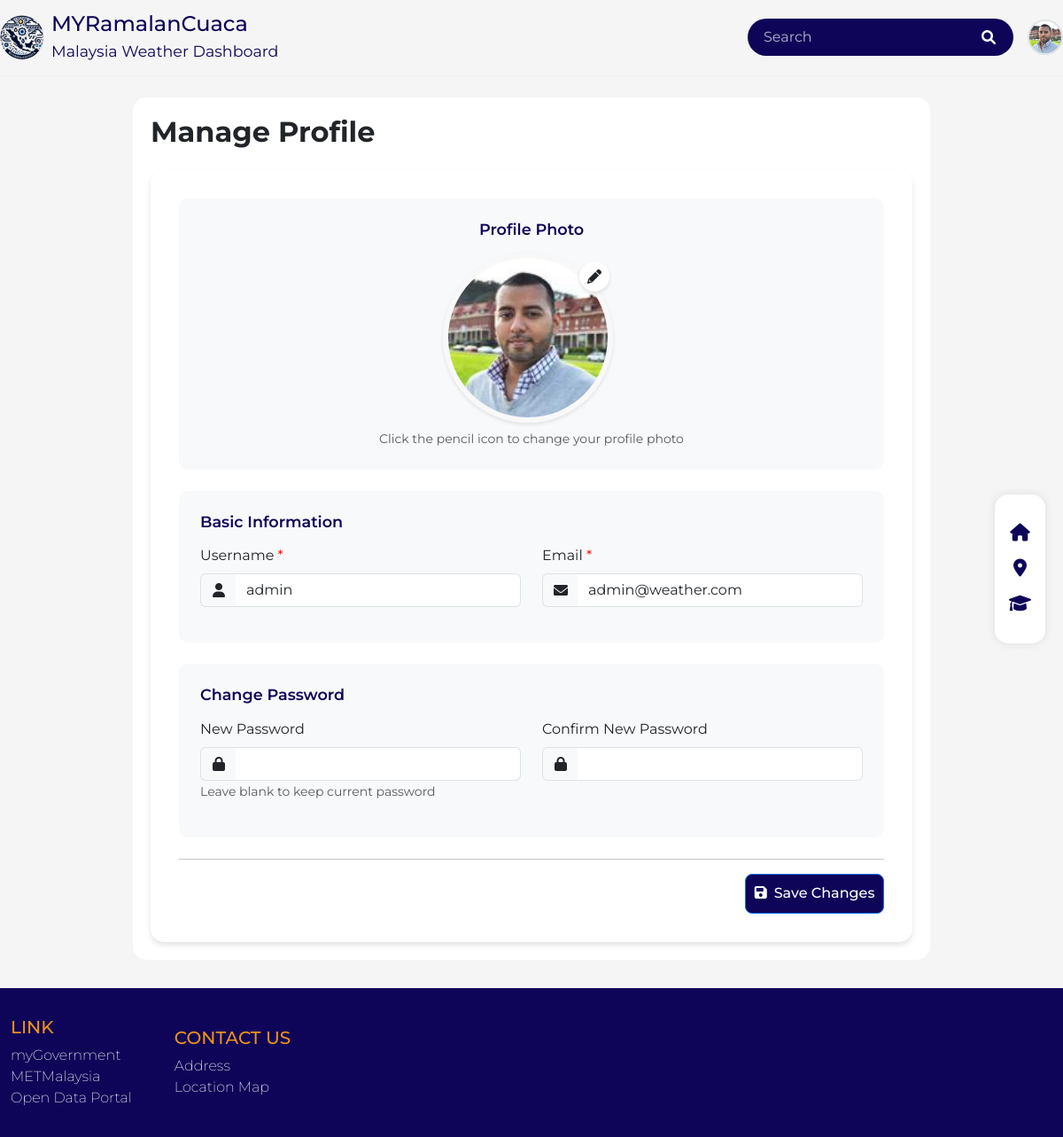
Page /manage_profile.php (signed in) on the committed database.
### tables this page shows
CREATE TABLE `users` (
  `id` int(11) NOT NULL,
  `username` varchar(50) NOT NULL,
  `email` varchar(100) NOT NULL,
  `password_hash` varchar(255) NOT NULL,
  `role` enum('user','admin') DEFAULT 'user',
  `profile_photo` varchar(255) DEFAULT NULL,
  `created_at` timestamp NOT NULL DEFAULT current_timestamp(),
  `updated_at` timestamp NOT NULL DEFAULT current_timestamp() ON UPDATE current_timestamp()
);

### manage_profile.php (the view, shortened to what this page needs)
<?php require('header.php') ?>
<?php
$conn = new mysqli('localhost', 'root', '', 'weather_app');
$user_id = $_SESSION['user_id'] ?? 0;
$sql = "SELECT * FROM users WHERE id = ?";
$stmt = $conn->prepare($sql);
$stmt->bind_param("i", $user_id);
$stmt->execute();
$result = $stmt->get_result();
$user = $result->fetch_assoc();
?>
<div class="main-content my-4">
    <div class="d-flex justify-content-between align-items-center mb-4">
        <h2 class="mb-0">Manage Profile</h2>
    </div>
    <div class="form-container">
        <form method="POST" action="" enctype="multipart/form-data">
            <div class="form-section text-center">
                <h3 class="form-section-title">Profile Photo</h3>
                <div class="avatar-upload">
                    <div class="avatar-edit">
                        <label for="imageUpload">
                            <i class="fas fa-pencil-alt"></i>
                        </label>
                    </div>
                    <div class="avatar-preview">
                        <div id="imagePreview" style="background-image: url('./admin/uploads/avatars/<?php echo $user['profile_photo'] ?: 'default-avatar.png'; ?>')"></div>
                    </div>
                </div>
                <small class="text-muted mt-2 d-block">Click the pencil icon to change your profile photo</small>
            </div>
            <div class="form-section">
                <h3 class="form-section-title">Basic Information</h3>
                <div class="row">
                    <div class="col-md-6 mb-3">
                        <label class="form-label required">Username</label>
                        <div class="input-group">
                            <span class="input-group-text">
                                <i class="fas fa-user"></i>
                            </span>
                            <input type="text" class="form-control" name="username" value="<?php echo htmlspecialchars($user['username']); ?>" required>
                        </div>
                    </div>
                    <div class="col-md-6 mb-3">
                        <label class="form-label required">Email</label>
                        <div class="input-group">
                            <span class="input-group-text">
                                <i class="fas fa-envelope"></i>
                            </span>
                            <input type="email" class="form-control" name="email" value="<?php echo htmlspecialchars($user['email']); ?>" required>
                        </div>
                    </div>
                </div>
            </div>
            <div class="form-section">
                <h3 class="form-section-title">Change Password</h3>
                <div class="row">
                    <div class="col-md-6 mb-3">
                        <label class="form-label">New Password</label>
                        <div class="input-group">
                            <span class="input-group-text">
                                <i class="fas fa-lock"></i>
                            </span>
                            <input type="password" class="form-control" name="password">
                        </div>
                        <small class="text-muted">Leave blank to keep current password</small>
                    </div>
                    <div class="col-md-6 mb-3">
                        <label class="form-label">Confirm New Password</label>
                        <div class="input-group">
                            <span class="input-group-text">
                                <i class="fas fa-lock"></i>
                            </span>
                            <input type="password" class="form-control" name="confirm_password">
                        </div>
                    </div>
                </div>
            </div>
            <div class="mt-4">
                <hr>
                <div class="d-flex justify-content-end gap-2">
                    <button type="submit" class="btn btn-primary btn-action">
                        <i class="fas fa-save me-2"></i>Save Changes
                    </button>
                </div>
            </div>
        </form>
    </div>
</div>
<?php require('footer.php') ?>

### template.css (style rules this page uses)
:root { --primary: #0f0558; --secondary: #0d47a1; }
body { font-family: Arial, sans-serif; background: #f5f5f5; }
.main-content { max-width: 1200px; margin: 0 auto; background: #fff; padding: 20px; border-radius: 15px; }
body { font-family: 'Montserrat', sans-serif; }
h2 { font-weight: 700; }

### login-modal.php (style rules this page uses)
.input-group-text { background-color: #f8f9fa; border-right: none; }
.form-control { border-left: none; }
.input-group-text i { width: 1rem; text-align: center; }
.btn-primary { padding: 0.6rem; font-weight: 500; border-radius: 8px; background-color: #0f0558; }

### manage_profile.php (style rules this page uses)
.main-content { max-width: 900px; margin: 0 auto; background: #fff; padding: 20px; border-radius: 15px; }
.form-container { background: white; border-radius: 15px; padding: 2rem; box-shadow: 0 4px 6px rgba(0, 0, 0, 0.1); margin-top: 1rem; }
.form-label.required::after { content: " *"; color: red; }
.btn-action { min-width: 120px; }
.avatar-upload { position: relative; max-width: 200px; margin: 0 auto; }
.avatar-edit { position: absolute; right: 12px; z-index: 1; top: 10px; }
.avatar-edit label { display: inline-block; width: 34px; height: 34px; margin-bottom: 0; border-radius: 100%; background: #FFFFFF; border: 1px solid transparent; box-shadow: 0px 2px 4px 0px rgba(0, 0, 0, 0.12); cursor: pointer; font-weight: normal; transition: all .2s ease-in-out; display: flex; align-items: center; justify-content: center; }
.avatar-preview { width: 192px; height: 192px; position: relative; border-radius: 100%; border: 6px solid #F8F8F8; box-shadow: 0px 2px 4px 0px rgba(0, 0, 0, 0.1); }
.avatar-preview > div { width: 100%; height: 100%; border-radius: 100%; background-size: cover; background-repeat: no-repeat; background-position: center; }
.form-section { background: #f8f9fa; padding: 1.5rem; border-radius: 10px; margin-bottom: 1.5rem; }
.form-section-title { color: var(--primary); margin-bottom: 1rem; font-size: 1.1rem; font-weight: 600; }

### rows in the picture
users: profile_photo (picture), username "admin", email "admin@weather.com"
